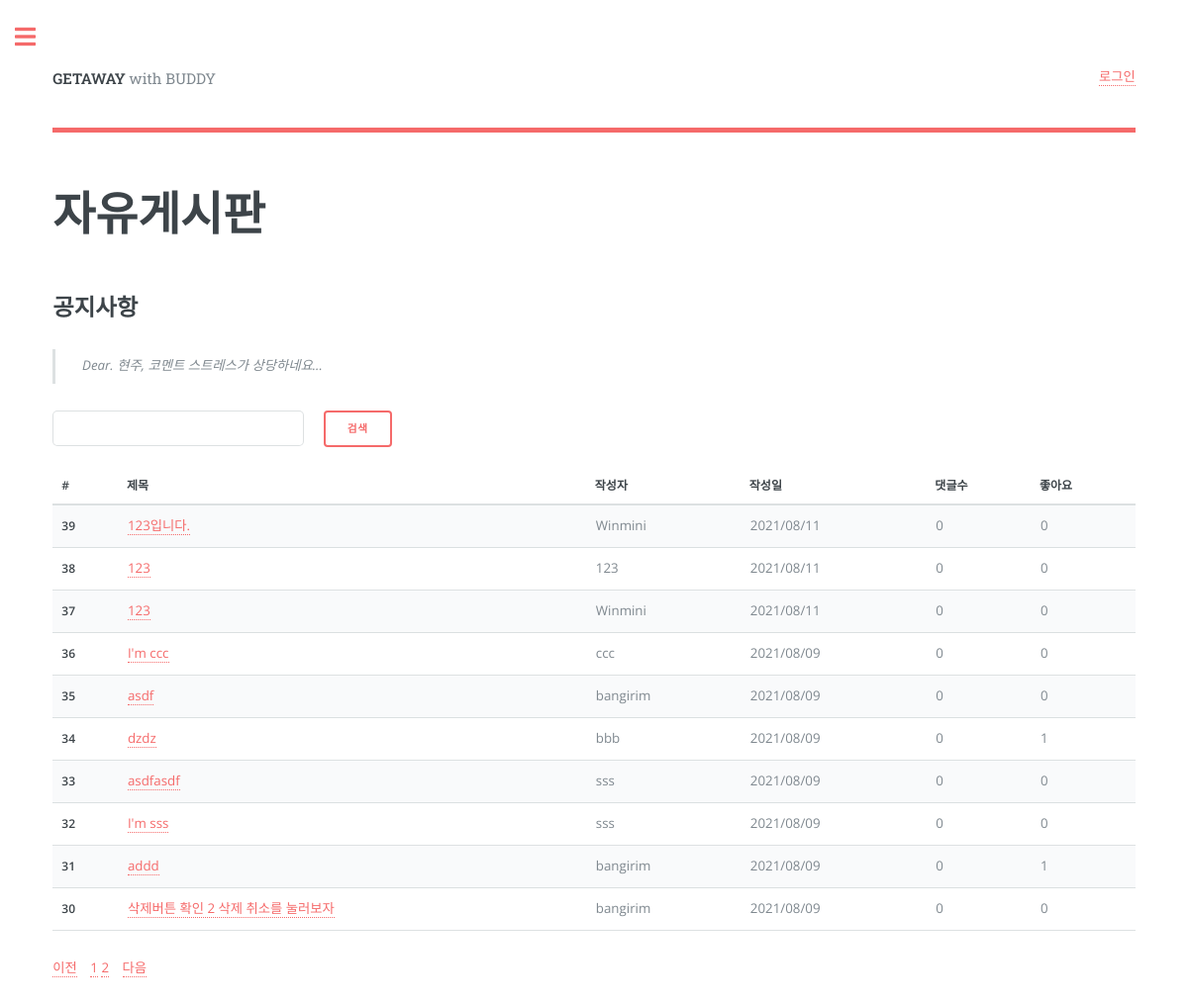
The page /list/ on the database as committed earlier.
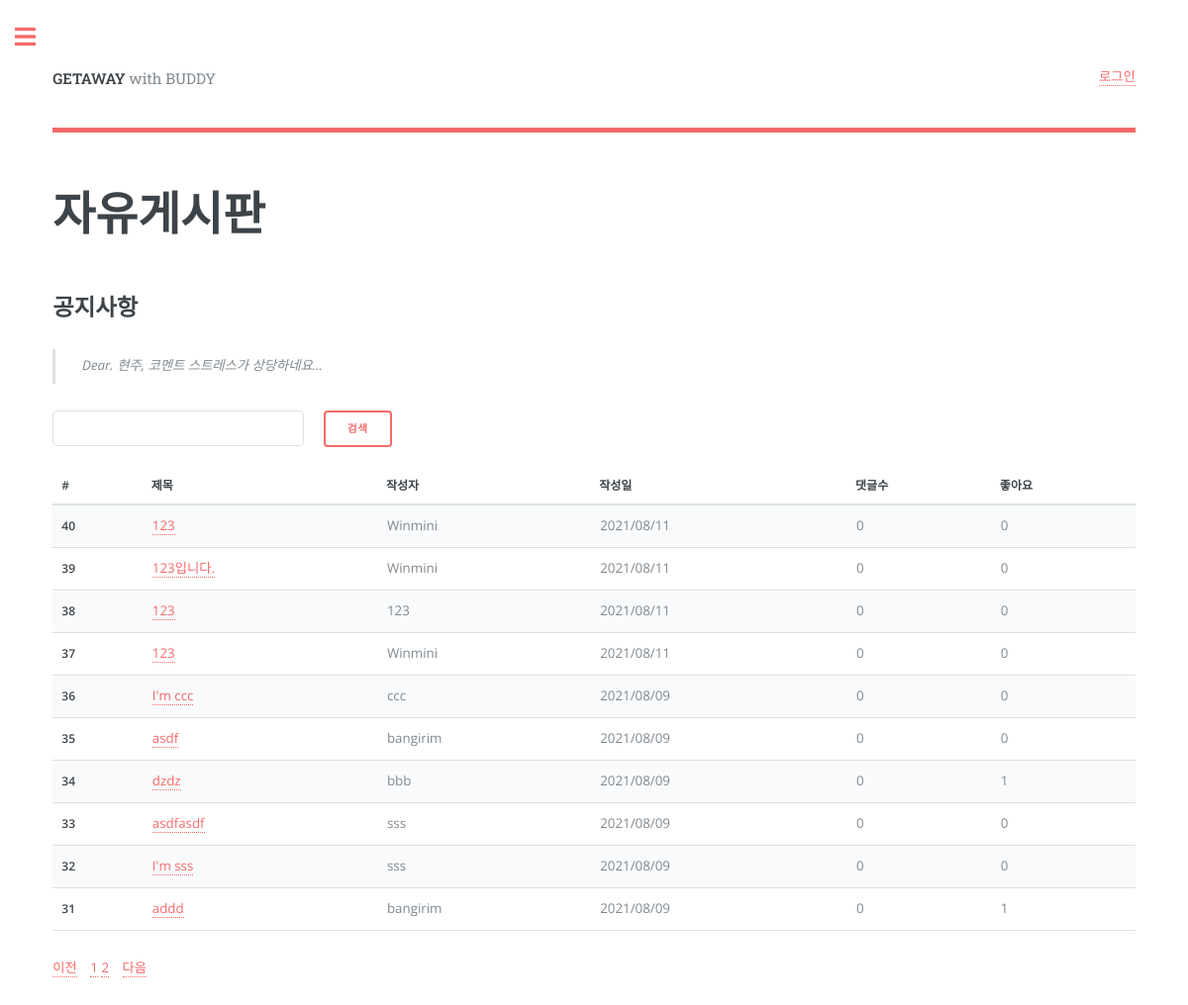
The same page on the database as committed later.
### getaway/models.py (models this page shows, shortened)
class Board(models.Model):
    b_title = models.CharField(max_length=100)
    b_content = models.TextField(max_length=3000)
    b_like = models.IntegerField(default=0)
    b_comment = models.IntegerField(default=0)
    b_pubdate = models.DateTimeField(auto_now=True)
    b_user = models.ForeignKey(User, on_delete=models.DO_NOTHING, null=True, related_name='user_board')
    b_voter = models.ManyToManyField(User, related_name='voter_board')

### getaway/views.py (the view)
# urls.py: path('list/', views.b_list, name='b_list'),
def b_list(request):
    user_id = request.session.get('user')
    print(user_id)
    page = request.GET.get('page', 1)  # 페이지
    kw = request.GET.get('kw', '')  # 검색어 for search function
    listing = Board.objects.all().order_by('-b_pubdate')
    if kw:  # 이것도 for search function
        listing = listing.filter(
            Q(b_title__icontains=kw) |  # 제목검색
            Q(b_content__icontains=kw)  # | # 내용검색
        ).distinct()
    paginator = Paginator(listing, 10)  # 페이지당 10개씩 보여주기
    page_obj = paginator.get_page(page)
    context = {'listing': page_obj, 'page': page, 'kw': kw, 'user': user_id}
    return render(request, 'getaway/list.html', context)

### getaway/templates/getaway/list.html (shortened to what this page needs)
<!DOCTYPE HTML>
<html>
	<head>
		<link rel="stylesheet" href="../../static/assets/css/main.css" />
	</head>
	<body class="is-preload">
        <div id="wrapper">
            <div id="main">
                <div class="inner">
                    <header id="header">
                        <a href="{% url 'getaway:home' %}" class="logo"><strong>GETAWAY</strong> with BUDDY</a>
                        <ul class="icons">
                                <div class="logout_div">
                                    <ul class="underline-hover">
                                        {% if user != None %}
                                        <li class="logout_text"><a href="{% url 'getaway:logout' %}"><span>로그아웃</span></a></li>
                                        {% else %}
                                        <li class="logout_text"><a href="{% url 'getaway:login' %}"><span>로그인</span></a></li>
                                        {% endif %}
                                    </ul>
                                </div>
                        </ul>
                    </header>
                    <section>
                        <header class="main">
                            <h1 style="font-family: SansSerif">자유게시판</h1>
                        </header>
                        <h2 style="font-family: SansSerif">공지사항</h2>
                        <blockquote>Dear. 현주,  코멘트 스트레스가 상당하네요...</blockquote>
                        <div>
                            <div class="row gtr-uniform" style="float: left; width: 50%;">
                                <div class="col-6 l">
                                     <input type="text"
                                            class="form-control kw"
                                            style="font-family: SansSerif"
                                            value="{{ kw|default_if_none:'' }}">
                                </div>
                                <div class="col-6 col-12-xsmall">
                                    <button class="btn btn-outline-secondary"
                                            type="button"
                                            style="font-family: SansSerif"
                                            id="btn_search">검색</button>
                                </div>
                            </div>
                            <div class="row gtr-uniform" style="float: right">
                                <div class="col-12">
                                </div>
                            </div>
                        </div>
                        <br><br><br>
                        <div class="table-wrapper">
                            <table>
                                <thead>
                                    <tr>
                                        <th scope="col">#</th>
                                        <th scope="col">제목</th>
                                        <th scope="col">작성자</th>
                                        <th scope="col">작성일</th>
                                        <th scope="col">댓글수</th>
                                        <th scope="col">좋아요</th>
                                    </tr>
                                </thead>
                                <tbody>
                                    {% for post in listing %}
                                        <tr>
                                            <th scope="row">{{ post.id }}</th>
                                            <td><a href="{% url 'getaway:b_detail' post.id %}"> {{ post.b_title }}</a></td>
                                            <td>{{ post.b_user }}</td>
                                            <td>{{ post.b_pubdate | date:"Y/m/d" }}</td>
                                            <td>{{ post.b_comment }}</td>
                                            <td>{{ post.b_voter.count }}</td>
                                        </tr>
                                    {% endfor %}
                                </tbody>
                            </table>
                            <ul class="pagination justify-content-center">
                                {% if listing.has_previous %}
                                    <li class="page-item">
                                        <a class="page-link"
                                           data-page="{{ listing.previous_page_number }}"
                                           href="?page={{ listing.previous_page_number }}">이전</a>
                                    </li>
                                {% else %}
                                    <li class="page-item disabled">
                                        <a class="page-link"
                                           tabindex="-1"
                                           aria-disabled="true"
                                           href="#">이전</a>
                                    </li>
                                {% endif %}
                                {% for page_number in listing.paginator.page_range %}
                                    {% if page_number == listing.number %}
                                        <li class="page-item active" aria-current="page">
                                            <a class="page-link"
                                               data-page="{{ page_number }}"
                                               href="?page={{ page_number }}">{{ page_number }}</a>
                                        </li>
                                    {% else %}
                                        <li class="page-item">
                                            <a class="page-link"
                                               data-page="{{ page_number }}"
                                               href="?page={{ page_number }}">{{ page_number }}</a>
                                        </li>
                                    {% endif %}
                                {% endfor %}
                                {% if listing.has_next %}
                                    <li class="page-item">
                                        <a class="page-link"
                                           data-page="{{ question_list.next_page_number }}"
                                           href="?page={{ listing.next_page_number }}">다음</a>
                                    </li>
                                {% endif %}
                            </ul>
                        </div>
                    </section>
                </div>
            </div>
        </div>
	</body>
</html>

Rows that differ between the two databases and show on the page:
no longer on this page (row unchanged): Board: id "30", b_title "삭제버튼 확인 2 삭제 취소를 눌러보자", b_user "bangirim", b_pubdate "2021/08/09", b_comment "0", b_voter.count "0"
added Board: id "40", b_title "123", b_user "Winmini", b_pubdate "2021/08/11", b_comment "0", b_voter.count "0"
